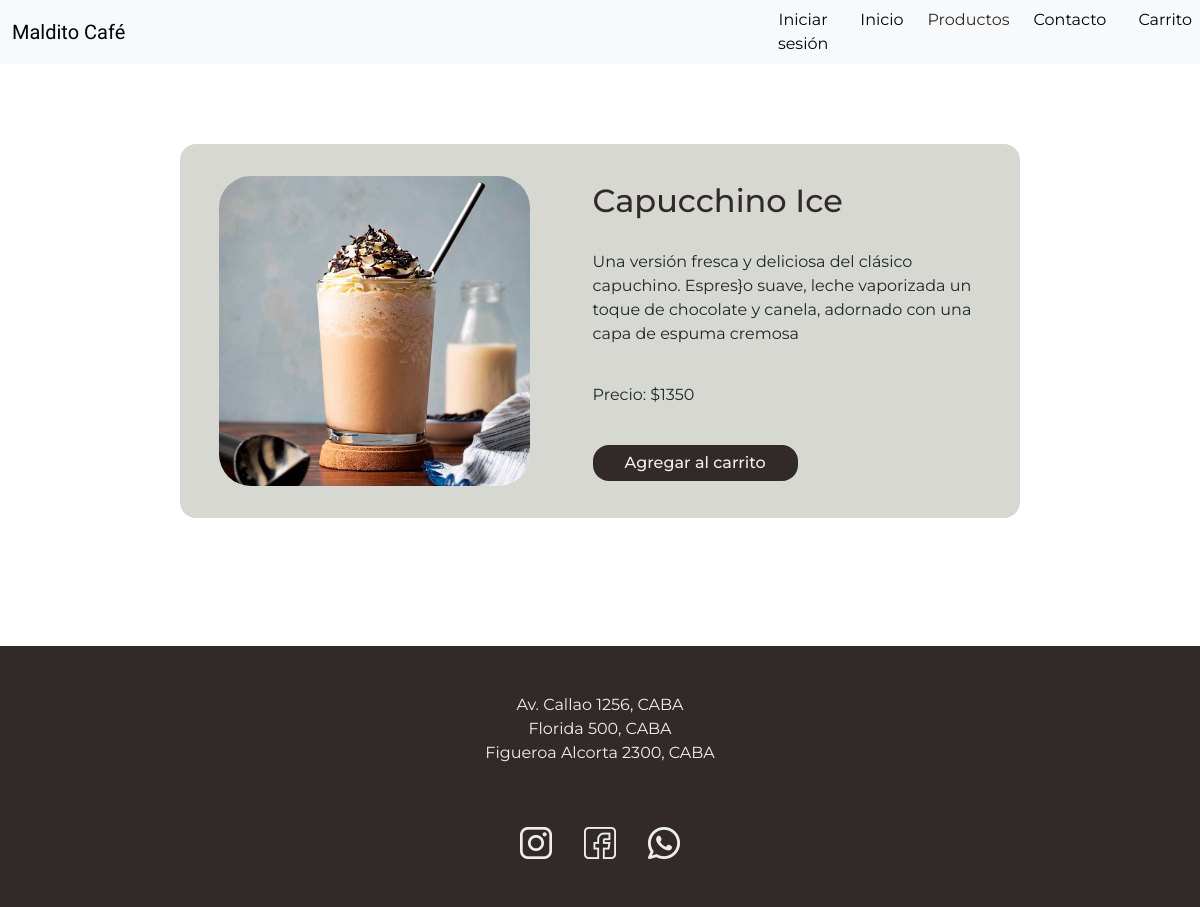
Screenshot of /index.php?sec=detalle&id=18 with the database file from the repository.
### tables this page shows
CREATE TABLE `productos_bar` (
  `id` int(11) UNSIGNED NOT NULL,
  `nombre` varchar(50) NOT NULL,
  `descripcion` mediumtext DEFAULT NULL,
  `imagen` varchar(70) DEFAULT NULL,
  `precio` decimal(10,0) UNSIGNED NOT NULL,
  `stock` int(10) UNSIGNED DEFAULT NULL
);

### clases/conexion.php (called while the page is built, shortened)
<?php
class Conexion {
    private $servername = "localhost";
    private $username = "root";
    private $password = "";
    private $db = "maldito";
    protected $conn;
    public function __construct (){
        try {
            $this->conn = new PDO ("mysql: host=$this->servername;dbname=$this->db", $this->username, $this->password);
            $this->conn->setAttribute(PDO::ATTR_ERRMODE, PDO::ERRMODE_EXCEPTION);
        } catch (PDOException $e){
            echo "Conexión fallida: ". $e->getMessage();
        }
    }
    public function getConn (){
        return $this->conn;
    }
}
?>

### clases/Productos.php (called while the page is built, shortened)
<?php
require 'conexion.php';
class Producto
{
    private $conn;
    private $tabla = 'productos_bar';
    public function __construct ()
    {
        $database_conexion = new Conexion();
        $this->conn = $database_conexion ->getConn();
    }
    public function read ($id)
    {
        $query = "SELECT * FROM $this->tabla WHERE id = :id";
        $stmt = $this->conn->prepare($query);
        $stmt ->bindParam (":id", $id);
        $stmt-> execute();
        return $stmt;
    }
}

### views/detalle.php (the view)
<?php
require_once "clases/Productos.php";
$producto = new Producto();
$id = isset($_GET['id']) ? $_GET['id'] : die('ERROR: REGISTRO NO ENCONTRADO');
$stmt = $producto->read($id);
$row = $stmt->fetch(PDO::FETCH_ASSOC);
if ($row){
  echo '<section id="detalle-producto">';
    echo '<div class="detalle__img">';
    echo '<img alt="' . $row['nombre'] . '" src="img/' . $row['imagen'] . '">';
    echo '</div>';
    echo '<div>';
      echo '<h2>' . $row['nombre']  . '</h2>';
      echo '<p>' .  $row['descripcion']. '</p>';
      echo '<p>Precio: $' .  $row['precio'] . '</p>';
      echo '<a class="btn" href="index.php?sec=carrito&accion=agregar&id={$id}">Agregar al carrito</a>';
    echo '</div>';
echo'</section>';
} else {
  echo '
  <h2>Te pedimos disculpas!</h2>
  <p>En este momento nos encontramos preparando más cosas ricas para sorprenderte. Intenta nuevamente en unos minutos</p>';
}
?>

### styles/styles.css (style rules this page uses)
* { margin: 0; box-sizing: border-box; }
:root { --box-shadow: 3px 3px 3px 0px rgba(0, 0, 0, 0.289); --main-color: ##A96A59; --main-color-dark:rgb(49, 42, 41); --text-headings: #312a29; --text-headings-light: #EFF0EB; --text-color: #312a29; --text-color-darker: #312a29; --text-color-light:#EFF0EB; --bg-color: #EFF0EB; --bg-color-dark: #312a29; --bg-color-intermediate: #d7d8d2; --bg-nav-color: #EFF0EB; --box-shadow: 3px 3px 3px 0px rgba(0, 0, 0, 0.144); --danger: rgb(211, 0, 0); }
body { font-family: "Montserrat", sans-serif; }
a { text-decoration: none; color: var(--text-color); }
h2 { color:#312a29; }
section { margin-inline: auto; max-width: 95%; margin-block: 3rem; }
.btn { display: flex; background-color: var(--bg-color-dark); color: var(--text-color-light); width:max-content; border-radius: 1rem; padding-inline:2rem; border: none; display: flex; align-items: center; justify-content: center; font-weight: 500; z-index: 2; }
#detalle-producto { display: flex; background-color: var(--bg-color-intermediate); width: 70vw; margin: auto; border-radius: 2rem; padding: 2rem; border-radius: 1rem; margin-block: 5rem; flex-direction: row; justify-content: space-around; gap: 3rem; }
#detalle-producto div { display: flex; flex-direction: column; gap: 1rem; justify-content: space-evenly; width: 50%; }
#detalle-producto .detalle__img { width: 40%; border-radius: 2rem; overflow: hidden; }

### rows the page displays
productos_bar: imagen (picture), nombre "Capucchino Ice", descripcion "Una versión fresca y deliciosa del clásico capuchino. Espres}o suave, leche vaporizada un toque de chocolate y canela, adornado con una capa de espuma cremosa", precio "1350"
